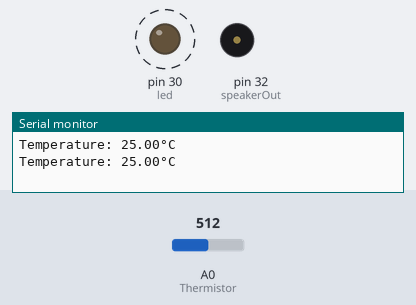
This sketch was run on a simulated Arduino Mega 2560, built with avr-gcc and run on an emulated ATmega2560. On the bench: output pins drawn as LEDs (lit = HIGH), buzzer (waves = sounding), the last lines printed to the serial monitor. Dashed ring = blinking. The inputs (shaded band) are chosen by the test bench; at power-on: A0 (Thermistor) = 512.

Above: at 10.8 s.
10.9 s: A0 (Thermistor) set to 500
18.4 s: A0 (Thermistor) set to 480
At 25.8 s:
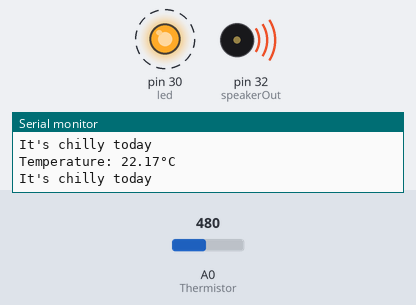
31.4 s: A0 (Thermistor) set to 511
At 33.8 s:
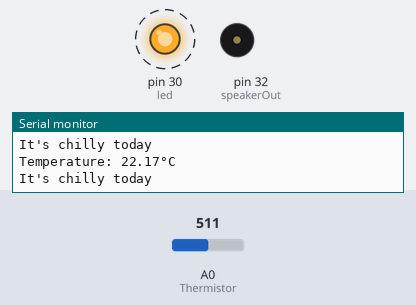
38.9 s: A0 (Thermistor) set to 306
At 40.8 s:
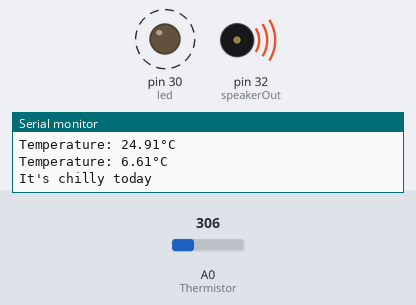
Timing chart, 0 to 47.4 s (numbered marks = the images above; inputs shaded):
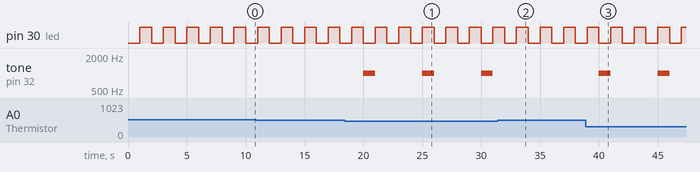

The sketch:

hw4_3.ino
```cpp
#include <SimpleTimer.h>

#define led 30
#define speakerOut 32
#define Thermistor 0

SimpleTimer timer;

void setup() {
  pinMode(led, OUTPUT);
  pinMode(speakerOut, OUTPUT);
  Serial.begin(9600);
  timer.setInterval(1000, blink);
  timer.setInterval(5000, read);

}

float pad = 10000;

float convertToCelsius(int RawADC) {
  long Resistance;
  float Temp; // Dual-Purpose variable to save space.
  Resistance=((1024 * pad / RawADC) - pad);
  Temp = log(Resistance);
  Temp = 1 / (0.001129148 + (0.000234125 * Temp) + (0.0000000876741 * Temp * Temp * Temp));
  Temp = Temp - 273.15;
  return Temp;
}

void read() {
  int val = analogRead(Thermistor);
  float temp = convertToCelsius(val);

  Serial.print("Temperature: ");
  Serial.print(temp);
  Serial.println("°C");

  if (temp < 23) {
    Serial.println("It's chilly today");
    tone(speakerOut, 1000, 5000);
    delay(1000);
    noTone(speakerOut);
  }

}

void blink() {
  digitalWrite(led, !digitalRead(led));
}

void loop() {
  timer.run();
}
```

Measured:
- the behaviour switches between 490 and 489 on A0 (Thermistor) (found by bisection; images 0 and 1)
- after the input at 18.4 s, tone on pin 32 (speakerOut): alternates 1000 Hz for 1.0 s and silent for 4.0 s, starting after 1.6 s
- after the input at 31.4 s, tone on pin 32 (speakerOut): stays silent (without the input it goes to 1000 Hz after 3.6 s)
- after the input at 38.9 s, tone on pin 32 (speakerOut): alternates 1000 Hz for 1.0 s and silent for 4.0 s, starting after 1.1 s
- by itself, pin 30 (led): alternates HIGH for 1.0 s and LOW for 1.0 s
